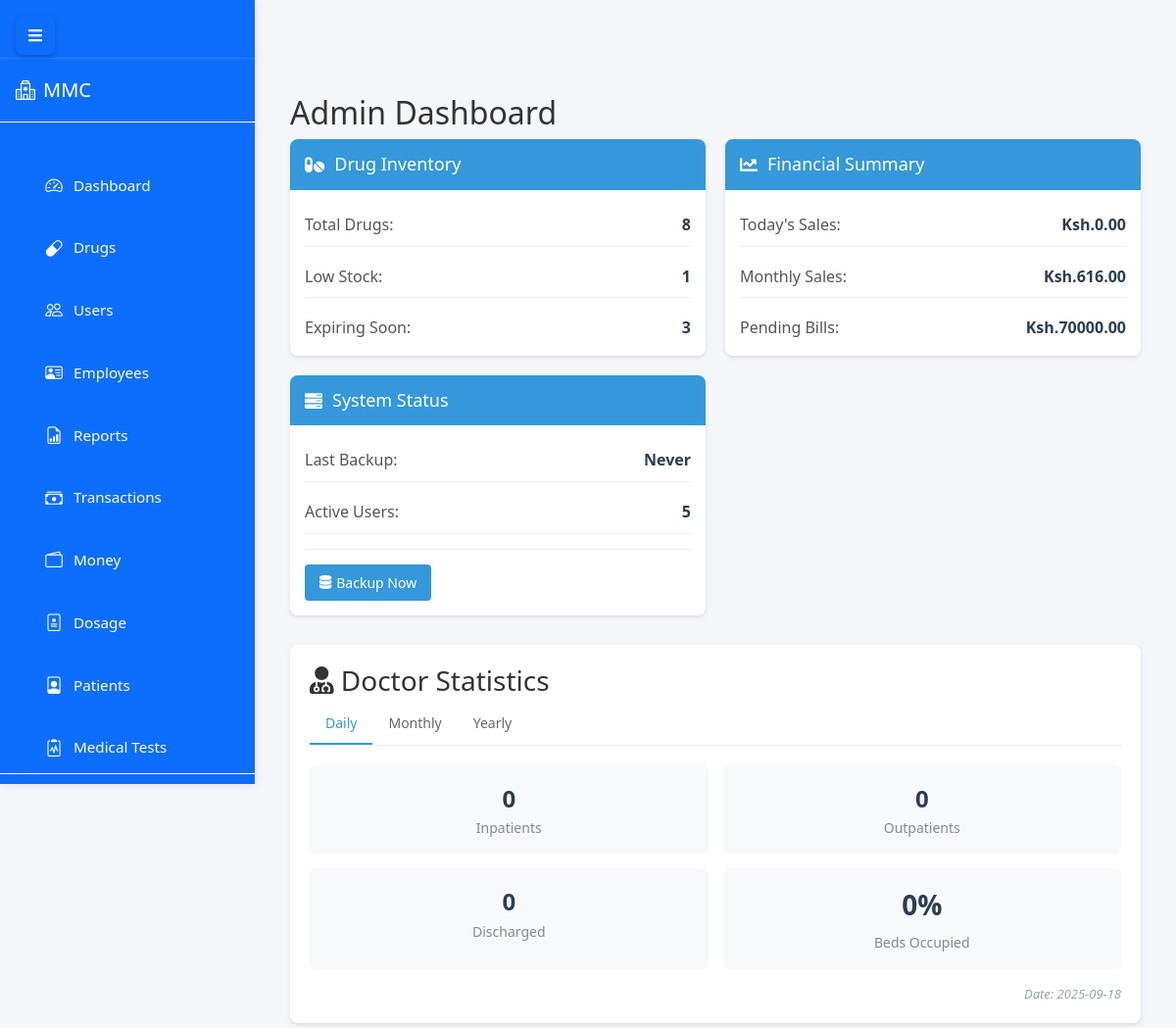
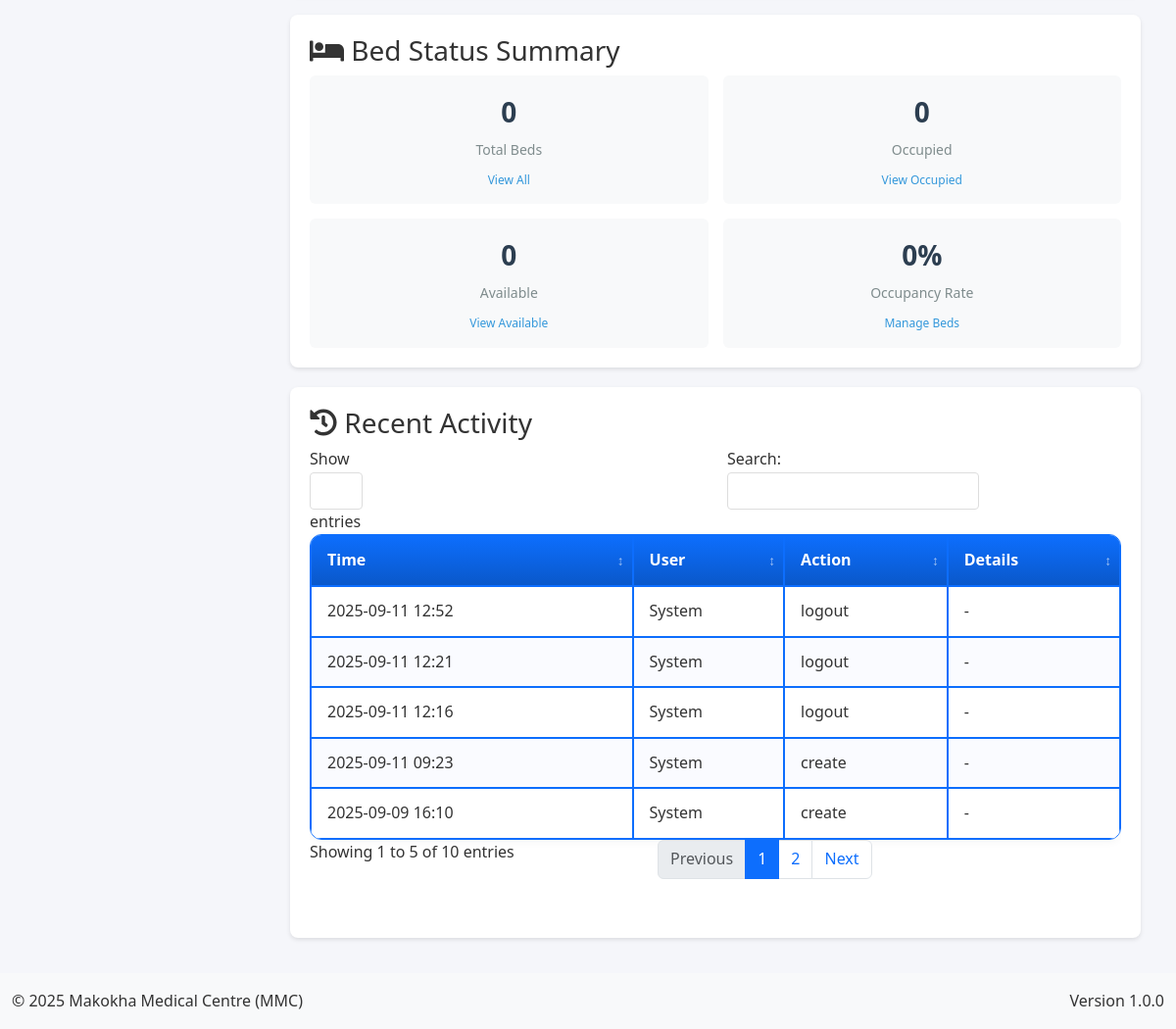
The page /admin (signed in) on the database its author committed (2 pictures, top to bottom).
### app.py (models this page shows, shortened)
class AuditLog(db.Model):
    __tablename__ = 'audit_logs'
    id = db.Column(db.Integer, primary_key=True)
    user_id = db.Column(db.Integer, db.ForeignKey('user.id'), nullable=False)
    action = db.Column(db.String(50), nullable=False)
    table_name = db.Column(db.String(50))  # Tracks which table was affected
    record_id = db.Column(db.Integer)      # ID of the affected record
    description = db.Column(db.String(255))  # For backward compatibility
    changes = db.Column(db.JSON)           # Structured change data
    old_values = db.Column(db.JSON)        # Previous values before change
    new_values = db.Column(db.JSON)        # Values after change
    ip_address = db.Column(db.String(50))  # IP address of the requester
    created_at = db.Column(db.DateTime, default=lambda: datetime.now(timezone.utc))
    user = db.relationship('User', backref='audit_log_entries')

### app.py (the view)
@app.route('/admin')
@login_required
def admin_dashboard():
    if current_user.role != 'admin':
        flash('Unauthorized access', 'danger')
        return redirect(url_for('home'))
    try:
        total_drugs = db.session.query(func.count(Drug.id)).scalar()
        low_stock = db.session.query(func.count(Drug.id)).filter(
            Drug.stocked_quantity - Drug.sold_quantity < 10
        ).scalar()
        expiring_soon = db.session.query(func.count(Drug.id)).filter(
            Drug.expiry_date <= date.today() + timedelta(days=30)
        ).scalar()
        today_sales = db.session.query(func.sum(Sale.total_amount)).filter(
            func.date(Sale.created_at) == date.today()
        ).scalar() or 0
        monthly_sales = db.session.query(func.sum(Sale.total_amount)).filter(
            func.strftime('%Y-%m', Sale.created_at) == datetime.now().strftime('%Y-%m')
        ).scalar() or 0
        pending_bills = db.session.query(func.sum(Debtor.amount_owed)).scalar() or 0
        last_backup = BackupRecord.query.filter_by(status='completed')\
            .order_by(BackupRecord.timestamp.desc()).first()
        last_backup_time = last_backup.timestamp if last_backup else 'Never'
        backup_stats = {
            'total_backups': BackupRecord.query.count(),
            'successful_backups': BackupRecord.query.filter_by(status='completed').count(),
            'failed_backups': BackupRecord.query.filter_by(status='failed').count(),
            'total_size_mb': db.session.query(
                func.coalesce(func.sum(BackupRecord.size_bytes), 0) / (1024 * 1024)
            ).scalar()
        }
        active_users = db.session.query(func.count(User.id)).filter_by(is_active=True).scalar()
        daily_stats = get_doctor_stats('daily')
        monthly_stats = get_doctor_stats('monthly')
        yearly_stats = get_doctor_stats('yearly')
        recent_activity = db.session.query(
            AuditLog.id,
            AuditLog.action,
            AuditLog.created_at.label('created_at'),
            literal('audit').label('type')
        ).union_all(
            db.session.query(
                BackupRecord.id,
                literal('backup').label('action'),
                BackupRecord.timestamp.label('created_at'),
                literal('backup').label('type')
            )
        ).order_by(text('created_at')).limit(10).all()
        return render_template('admin/dashboard.html',
            total_drugs=total_drugs,
            low_stock=low_stock,
            expiring_soon=expiring_soon,
            today_sales=today_sales,
            monthly_sales=monthly_sales,
            pending_bills=pending_bills,
            last_backup_time=last_backup_time,
            backup_stats=backup_stats,
            active_users=active_users,
            daily_stats=daily_stats,
            monthly_stats=monthly_stats,
            yearly_stats=yearly_stats,
            recent_activity=recent_activity
        )
    except Exception as e:
        app.logger.error(f"Error in admin dashboard: {str(e)}")
        flash('An error occurred while loading the dashboard', 'danger')
        return redirect(url_for('home'))

### templates/admin/dashboard.html (shortened to what this page needs)
{% extends "base.html" %}
{% block content %}
<div class="content">
    <div class="section-content active" id="dashboard-section">
        <h2>Admin Dashboard</h2>
        <div class="dashboard-widgets">
            <div class="widget">
                <div class="widget-header">
                    <h3><i class="fas fa-pills"></i> Drug Inventory</h3>
                </div>
                <div class="widget-body">
                    <div class="widget-item">
                        <span class="widget-label">Total Drugs:</span>
                        <span class="widget-value">{{ total_drugs }}</span>
                    </div>
                    <div class="widget-item">
                        <span class="widget-label">Low Stock:</span>
                        <span class="widget-value">{{ low_stock }}</span>
                    </div>
                    <div class="widget-item">
                        <span class="widget-label">Expiring Soon:</span>
                        <span class="widget-value">{{ expiring_soon }}</span>
                    </div>
                </div>
            </div>
            <div class="widget">
                <div class="widget-header">
                    <h3><i class="fas fa-chart-line"></i> Financial Summary</h3>
                </div>
                <div class="widget-body">
                    <div class="widget-item">
                        <span class="widget-label">Today's Sales:</span>
                        <span class="widget-value">Ksh.{{ "%.2f"|format(today_sales) }}</span>
                    </div>
                    <div class="widget-item">
                        <span class="widget-label">Monthly Sales:</span>
                        <span class="widget-value">Ksh.{{ "%.2f"|format(monthly_sales) }}</span>
                    </div>
                    <div class="widget-item">
                        <span class="widget-label">Pending Bills:</span>
                        <span class="widget-value">Ksh.{{ "%.2f"|format(pending_bills) }}</span>
                    </div>
                </div>
            </div>
            <div class="widget">
                <div class="widget-header">
                    <h3><i class="fas fa-server"></i> System Status</h3>
                </div>
                <div class="widget-body">
                    <div class="widget-item">
                        <span class="widget-label">Last Backup:</span>
                        <span class="widget-value">
                            {% if last_backup_time != 'Never' %}
                                {{ last_backup_time.strftime('%Y-%m-%d %H:%M') }}
                            {% else %}
                                Never
                            {% endif %}
                        </span>
                    </div>
                    <div class="widget-item">
                        <span class="widget-label">Active Users:</span>
                        <span class="widget-value">{{ active_users }}</span>
                    </div>
                    <div class="widget-actions">
                        <a href="{{ url_for('backup_management') }}" class="btn btn-primary">
                            <i class="fas fa-database"></i> Backup Now
                        </a>
                    </div>
                </div>
            </div>
        </div>
        <div class="doctor-stats-section">
            <h3><i class="fas fa-user-md"></i> Doctor Statistics</h3>
            <div class="timeframe-tabs">
                <button class="timeframe-tab active" onclick="showTimeframe('daily')">Daily</button>
                <button class="timeframe-tab" onclick="showTimeframe('monthly')">Monthly</button>
                <button class="timeframe-tab" onclick="showTimeframe('yearly')">Yearly</button>
            </div>
            <div id="daily-stats" class="timeframe-content active">
                <div class="stats-grid">
                    <div class="stat-card">
                        <div class="stat-value">{{ daily_stats.inpatients }}</div>
                        <div class="stat-label">Inpatients</div>
                    </div>
                    <div class="stat-card">
                        <div class="stat-value">{{ daily_stats.outpatients }}</div>
                        <div class="stat-label">Outpatients</div>
                    </div>
                    <div class="stat-card">
                        <div class="stat-value">{{ daily_stats.discharged }}</div>
                        <div class="stat-label">Discharged</div>
                    </div>
                    <div class="stat-card">
                        <div class="bed-stat-value">
                            {% if daily_stats.total_beds > 0 %}
                                {{ ((daily_stats.occupied_beds / daily_stats.total_beds) * 100) | round(1) }}%
                            {% else %}
                                0%
                            {% endif %}
                        </div>
                        <div class="stat-label">Beds Occupied</div>
                    </div>
                </div>
                <div class="stats-date">Date: {{ daily_stats.start_date.strftime('%Y-%m-%d') }}</div>
            </div>
        </div>
        <div class="bed-status-section">
            <h3><i class="fas fa-bed"></i> Bed Status Summary</h3>
            <div class="bed-stats-grid">
                <div class="bed-stat-card">
                    <div class="bed-stat-value">{{ daily_stats.total_beds }}</div>
                    <div class="bed-stat-label">Total Beds</div>
                    <a href="{{ url_for('manage_beds') }}" class="bed-stat-link">View All</a>
                </div>
                <div class="bed-stat-card">
                    <div class="bed-stat-value">{{ daily_stats.occupied_beds }}</div>
                    <div class="bed-stat-label">Occupied</div>
                    <a href="{{ url_for('manage_beds') }}?status=occupied" class="bed-stat-link">View Occupied</a>
                </div>
                <div class="bed-stat-card">
                    <div class="bed-stat-value">{{ daily_stats.available_beds }}</div>
                    <div class="bed-stat-label">Available</div>
                    <a href="{{ url_for('manage_beds') }}?status=available" class="bed-stat-link">View Available</a>
                </div>
                <div class="bed-stat-card">
                    <div class="bed-stat-value">
                        {% if daily_stats.total_beds > 0 %}
                            {{ ((daily_stats.occupied_beds / daily_stats.total_beds) * 100) | round(1) }}%
                        {% else %}
                            0%
                        {% endif %}
                    </div>
                    <div class="bed-stat-label">Occupancy Rate</div>
                    <a href="{{ url_for('manage_beds') }}" class="bed-stat-link">Manage Beds</a>
                </div>
            </div>
        </div>
        <div class="recent-activity">
            <h3><i class="fas fa-history"></i> Recent Activity</h3>
            <table class="activity-table">
                <thead>
                    <tr>
                        <th>Time</th>
                        <th>User</th>
                        <th>Action</th>
                        <th>Details</th>
                    </tr>
                </thead>
                <tbody>
                    {% for log in recent_activity %}
                    <tr>
                        <td>{{ log.created_at.strftime('%Y-%m-%d %H:%M') }}</td>
                        <td>{{ log.user.username if log.user else 'System' }}</td>
                        <td>{{ log.action }}</td>
                        <td>
                            {% if log.table_name and log.record_id %}
                                {{ log.table_name }} #{{ log.record_id }}
                            {% else %}
                                -
                            {% endif %}
                        </td>
                    </tr>
                    {% endfor %}
                </tbody>
            </table>
        </div>
    </div>
</div>
{% endblock %}

### rows shown on the page
AuditLog: created_at "2025-09-09 16:10", user "System", action "create"
AuditLog: created_at "2025-09-11 09:23", user "System", action "create"
AuditLog: created_at "2025-09-11 12:16", user "System", action "logout"
AuditLog: created_at "2025-09-11 12:21", user "System", action "logout"
AuditLog: created_at "2025-09-11 12:52", user "System", action "logout"

### other values the page prints
{{ total_drugs }} "8"
{{ low_stock }} "1"
{{ expiring_soon }} "3"
{{ "%.2f"|format(today_sales) }} "0.00"
{{ "%.2f"|format(monthly_sales) }} "616.00"
{{ "%.2f"|format(pending_bills) }} "70000.00"
{{ active_users }} "5"
{{ daily_stats.inpatients }} "0"
{{ daily_stats.outpatients }} "0"
{{ daily_stats.discharged }} "0"
{{ daily_stats.start_date.strftime('%Y-%m-%d') }} "2025-09-18"
{{ daily_stats.total_beds }} "0"
{{ daily_stats.occupied_beds }} "0"
{{ daily_stats.available_beds }} "0"
